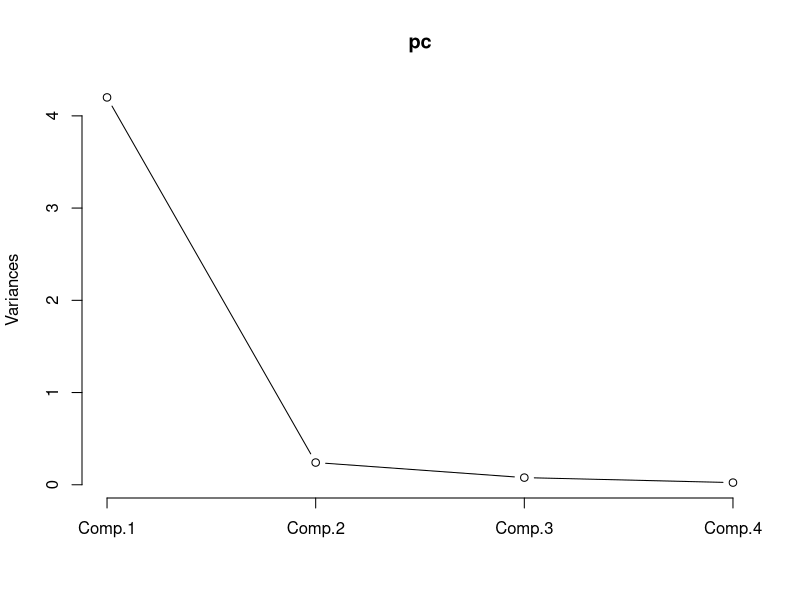
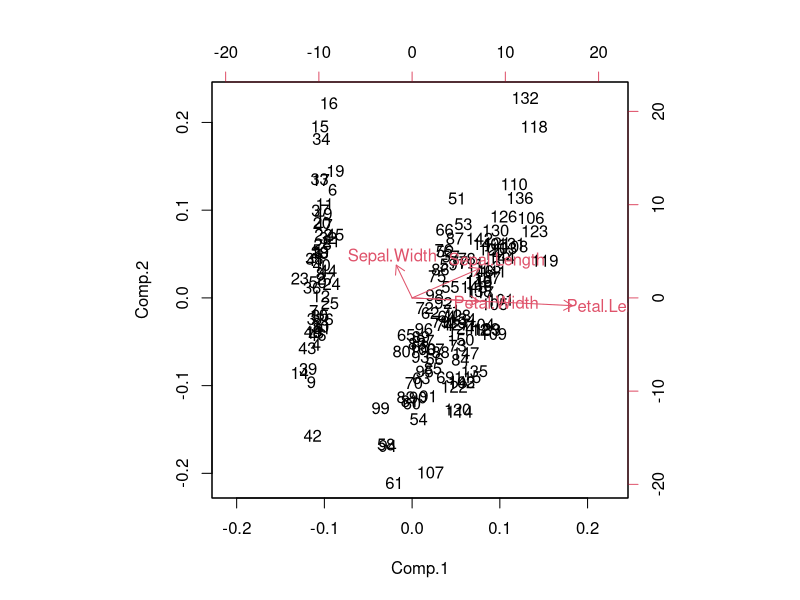

These charts were generated, in order, by the following R code:
### BUSINESS ANALYTICS ###
### Homework Sheet 10


## Homework 10.3 Step by step computation

# In this exercise you will compute PCAs using primitive R functions, trying to mimic the PCA computation algorithm.
# We will use the built-in iris dataset as in Week 1.

# a) Check the structure of the dataset. Which attributes are numerical? 
#    Compute a correlation matrix for them.
str(iris)

num_iris = iris[1:4]
cor(num_iris)

# b) Construct a new matrix consisting only of numerical attributes with mean values deducted.
m = colMeans(num_iris)
num_iris[1] = num_iris[1] - rep(m[1], 150)
num_iris[2] = num_iris[2] - rep(m[2], 150)
num_iris[3] = num_iris[3] - rep(m[3], 150)
num_iris[4] = num_iris[4] - rep(m[4], 150)

# c) Calculate covariance matrix, eigenvectors and eigenvalues.
c = cov(num_iris)

# d) Compute the scores by multiplying the transposed eigenvectors matrix and the zero mean matrix transposed.
#    Check the first 6 scores.
eigen(c)
vectors = data.matrix(eigen(c)$vectors)

newdata = t(vectors) %*% t(data.matrix(num_iris))
t(newdata[, 1:10])


# Homework 10.4 

# The code from Homework 10.3 is cumbersome and long. In this exercise you will use the R function princomp() to get the same result with less effort.
# Use help() to learn more about the syntax and output value. 

# a) Use princomp() function in order to compute PCA's for the dataset.
pc <- princomp(iris[, 1:4], scores = TRUE)

# b) How much standard deviation does each component have? How much variance is explained by the first component?
summary(pc)
plot(pc, type = "lines")

# c) Check the computed eigenvectors. Are they equal to the one computed in Exercise 10.3? 
#    Hint: values lower than 0.1 are hidden by default. Use print() with appropriate parameters to display all values.
loadings(pc)

print(loadings(pc), digits = 3, cutoff = 0.001)

# d) Check the first 6 scores for the dataset. Compare them with the scores computed in Exercise 10.3.
head(pc$scores)

# e) Plot the projection of the dataset points on a space consisting of two principal components only. 
#    Use biplot() for that.
biplot(pc)